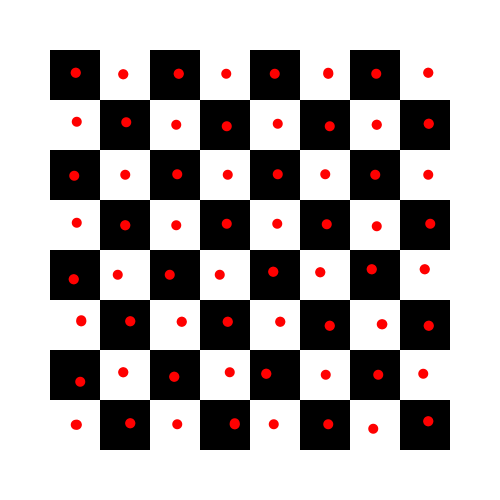
#> input picture board-full-red-dot.png, 1000 x 1000 px (shown at 1/2 size)
$ python determine_color.py
#> lines starting #> are read from the running program, lines starting #| are printed output that depends on the picture; after the words box and inside, x2 and y2 are one past the last pixel; in counts of white or black regions, pixels touching at a corner belong together
#given coordinates determine if pixel is red, black, or white :D
import cv2
import numpy as np

# Load image
image = cv2.imread('board-full-red-dot.png')
#> image is the input picture: shape (1000, 1000, 3); mean B, G, R 170.8, 170.8, 176

#Convert image to HSV values
hsvimg = cv2.cvtColor(image, cv2.COLOR_BGR2HSV)
#> hsvimg: shape (1000, 1000, 3); mean H, S, V 0, 5.5, 176

#red_mask
lower_red = np.array([0, 110, 0])
upper_red = np.array([179,255,255])
red_mask = cv2.inRange(hsvimg, lower_red, upper_red)
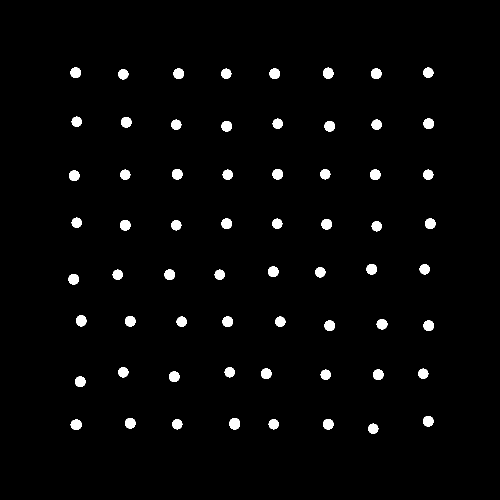
#> red_mask: shape (1000, 1000) (shown at 1/2 size); 2.2% white; 64 white regions, largest, box (x1, y1, x2, y2) and area: (459, 836, 480, 859) 399, (646, 135, 667, 158) 371, (152, 630, 173, 653) 371

coord_x = 400
coord_y = 857

if np.any(image[coord_x][coord_y] == 0):
    print("BLACK!")
elif np.any(~image[coord_x][coord_y]==0):
    print("White!")
elif np.any(red_mask[coord_x][coord_y]!=0):
    print("RED!")

cv2.imshow('img', image)
#print(image[coord_x][coord_y])


cv2.waitKey(0)
cv2.destroyAllWindows()
